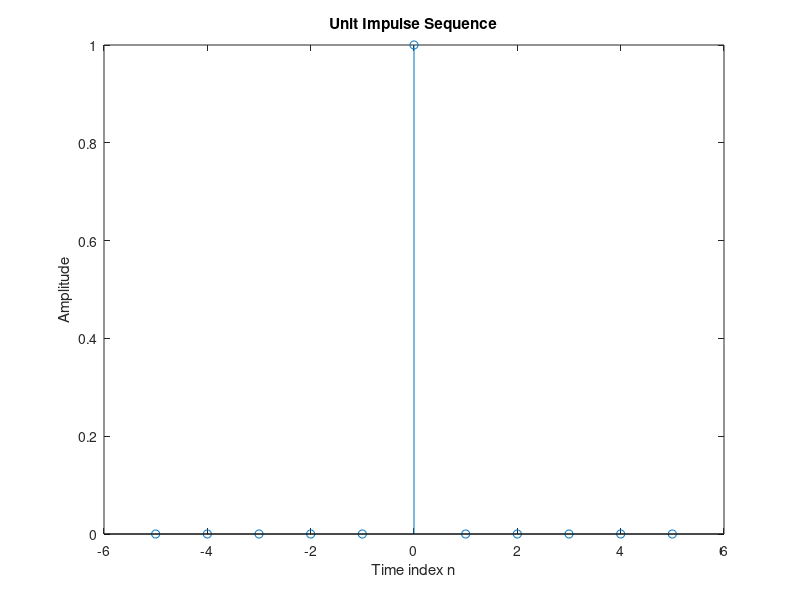

The MATLAB script that drew this image:
clear;clc;
%UNIT IMPULSE
n=-5:5; 
%Generate the unit impulse sequence
I= [zeros(1,5) 1 zeros(1,5)];
%Plot the unit impulse sequence
stem (n,I); 
title ('Unit Impulse Sequence');
xlabel('Time index n');
ylabel('Amplitude');



